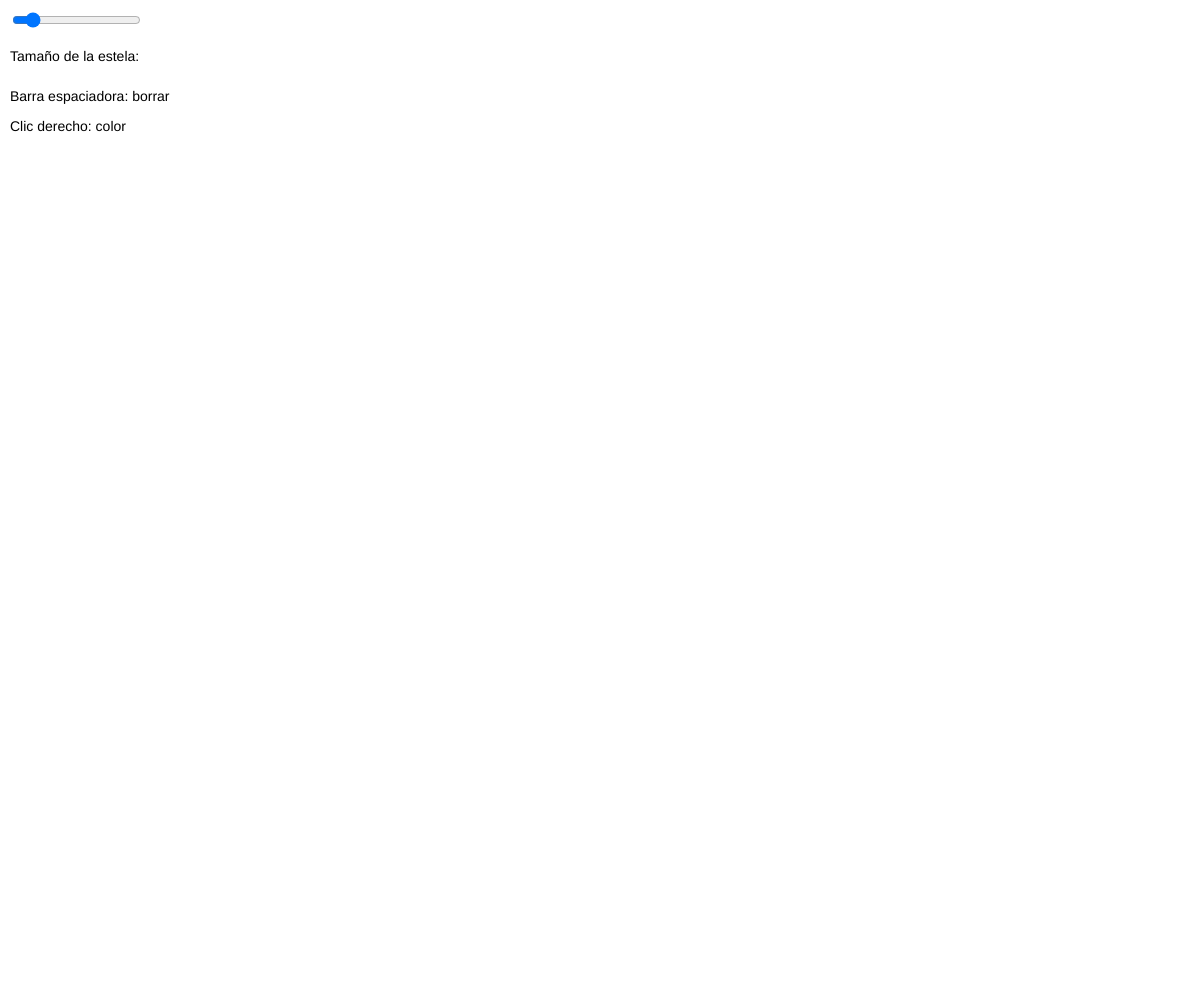
Frame 1 (no input)
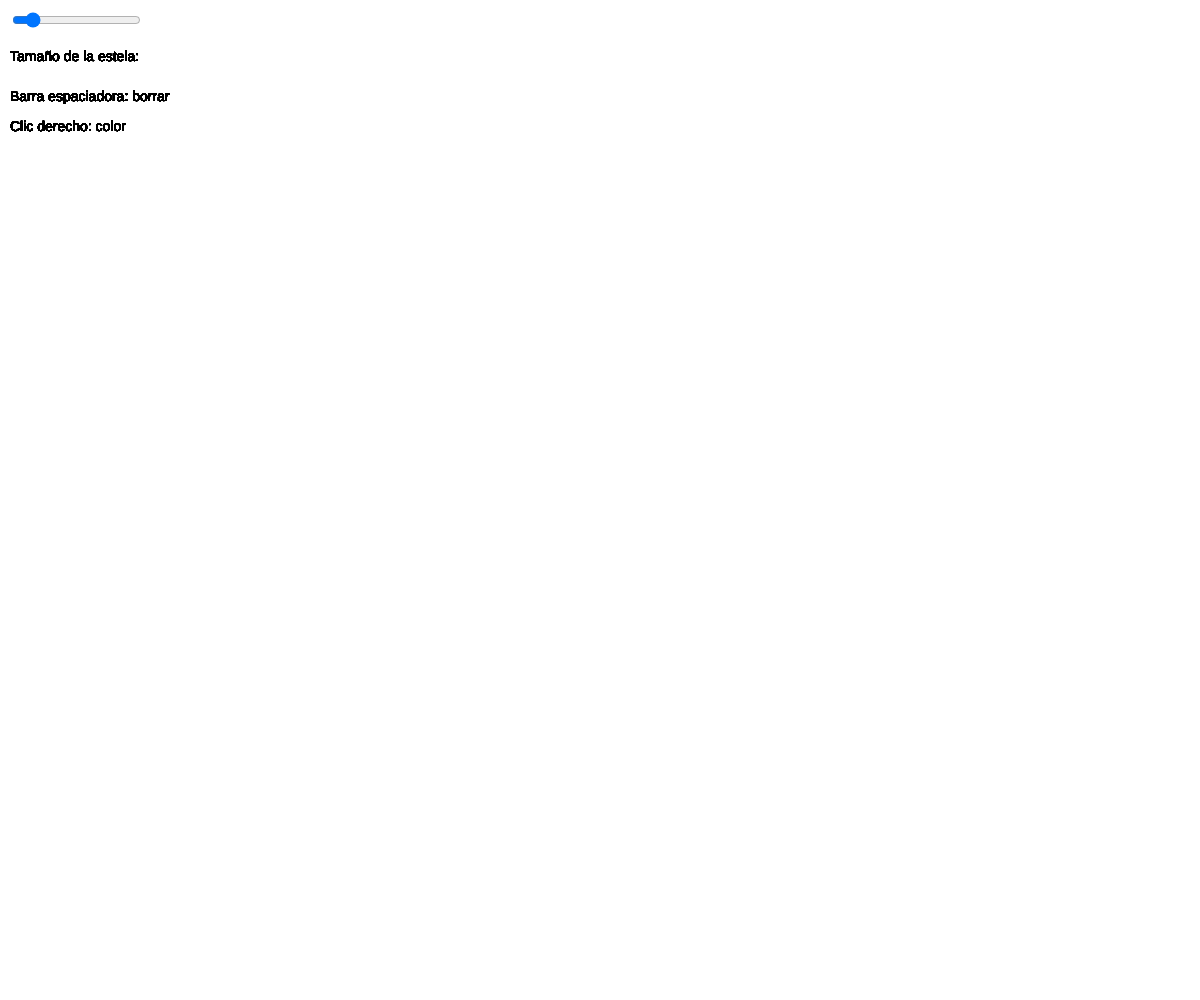
Frame 60 (no input)
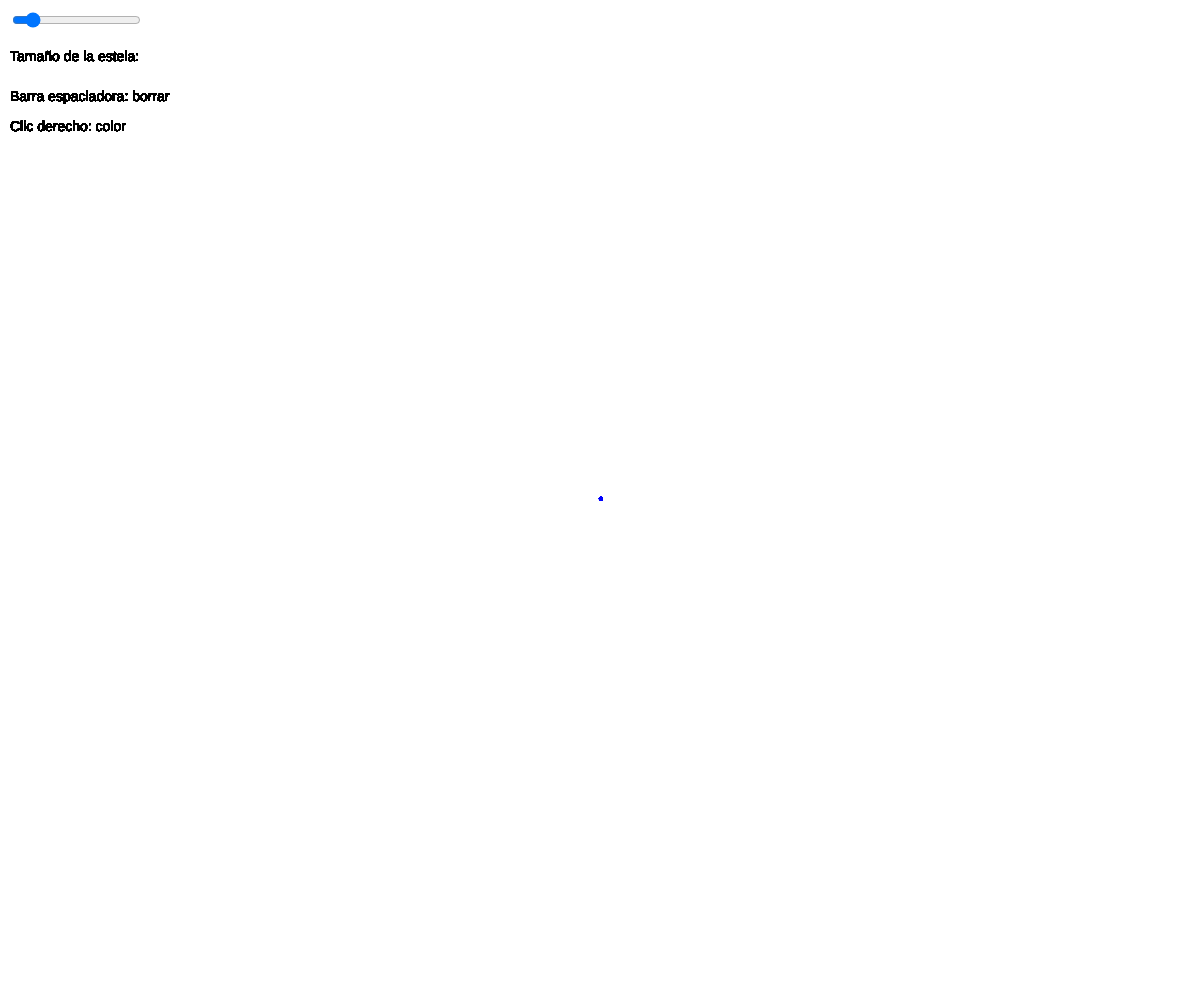
Frame 120 (the mouse pressed at the canvas centre since frame 60)

The p5.js sketch that drew these frames (run headless with seeded random() and noise() and a simulated clock; from frame 60 on, the mouse is pressed at the canvas centre):

// p5.js sketch
// ── sketch.js
let trail = [];
const maxTrailLength = 50;
let trailOpacity = 255;
let lastUpdateTime = 0;
const fadeInterval = 5000; // 5 segundos
let currentColor = 0;
const colors = ['#FF0000', '#0000FF', '#00FF00', '#FFFF00', '#FF69B4', '#800080', '#FFA500', '#A52A2A'];
let trailSizeSlider;
let textSizeValue = 14; // Tamaño del texto
let textColor; // Color del texto
let vibrationAmount = 2; // Cantidad de vibración

function setup() {
  createCanvas(windowWidth, windowHeight);
  background(255);
  
  // Crea un slider para ajustar el tamaño de la estela
  trailSizeSlider = createSlider(1, 10, 2);
  trailSizeSlider.position(10, 10); // Coloca la barra en la esquina superior izquierda
  
  // Establece el color del texto
  textColor = color(0); // Color negro
}

function draw() {
  // Calcula el tiempo transcurrido desde la última actualización
  let currentTime = millis();
  let elapsedTime = currentTime - lastUpdateTime;

  // Deja una estela solo si se mueve el cursor
  if (mouseX !== pmouseX || mouseY !== pmouseY) {
    let trailPoint = {
      x: mouseX + random(-vibrationAmount, vibrationAmount), // Agrega vibración en X
      y: mouseY + random(-vibrationAmount, vibrationAmount), // Agrega vibración en Y
      opacity: trailOpacity,
      color: colors[currentColor],
      size: trailSizeSlider.value() * 2 // Ajusta el tamaño de la estela
    };
    trail.push(trailPoint);

    // Limita la longitud de la estela
    if (trail.length > maxTrailLength) {
      trail.shift();
    }
    
    // Reduce la opacidad de la estela
    trailOpacity -= 2;

    // Restablece el tiempo de la última actualización
    lastUpdateTime = currentTime;
  }

  // Dibuja la estela
  for (let i = 0; i < trail.length; i++) {
    stroke(trail[i].color);
    strokeWeight(trail[i].size);
    point(trail[i].x, trail[i].y);
  }
  
  // Restablece la opacidad cuando sea necesario
  if (trailOpacity <= 0) {
    trailOpacity = 255;
  }
  
  // Verifica si ha pasado el intervalo de 5 segundos
  if (elapsedTime >= fadeInterval) {
    // Reinicia la estela y la opacidad
    trail = [];
    trailOpacity = 255;
  }
  
  // Dibuja el texto debajo de la barra para ajustar el tamaño en la esquina superior izquierda
  textAlign(LEFT, TOP);
  noStroke(); // Sin bordes para el texto
  fill(textColor);
  textSize(textSizeValue);
  text("Tamaño de la estela:", 10, 50); // Ajusta la posición en la esquina superior izquierda
  // Dibuja el texto "Barra espaciadora" debajo de la barra de tamaño
  text("Barra espaciadora: borrar", 10, 90); // Ajusta la posición en la esquina superior izquierda
  // Dibuja el texto "Clic derecho" debajo de "Barra espaciadora"
  text("Clic derecho: color", 10, 120); // Ajusta la posición en la esquina superior izquierda
}

function windowResized() {
  resizeCanvas(windowWidth, windowHeight);
  background(255);
}

function mousePressed() {
  // Cambia al siguiente color en la lista cuando se hace clic izquierdo
  currentColor = (currentColor + 1) % colors.length;
}

function keyPressed() {
  if (key === ' ') {
    // Limpia el canvas al presionar la barra espaciadora
    background(255);
    trail = [];
  }
}
